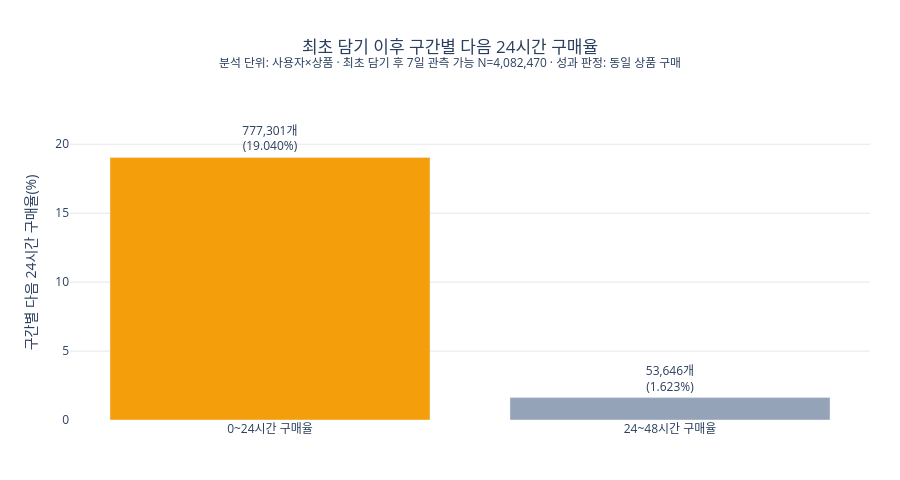

The notebook cell this image was saved under:
### Code cell
rate_chart = first_two_rates.copy()
rate_chart['표시 라벨'] = rate_chart.apply(lambda row:f"{int(row['다음24시간_구매_사용자상품수']):,}개<br>({row['구간별 다음 24시간 구매율(%)']:.3f}%)",axis=1)
fig = go.Figure(go.Bar(
    x=rate_chart['표시 지표'],y=rate_chart['구간별 다음 24시간 구매율(%)'],text=rate_chart['표시 라벨'],textposition='outside',cliponaxis=False,
    marker_color=[COLORS['cart'],COLORS['neutral']],customdata=rate_chart[['구간시작_미구매_사용자상품수']],
    hovertemplate='%{x}<br>구간 시작 미구매 N=%{customdata[0]:,}명<br>다음 24시간 구매율=%{y:.3f}%<extra></extra>',
))
fig.update_layout(
    title=dict(text=f'최초 담기 이후 구간별 다음 24시간 구매율<br><sup>분석 단위: 사용자×상품 · 최초 담기 후 7일 관측 가능 N={first_cart_7day_observable_n:,} · 성과 판정: 동일 상품 구매</sup>',x=0.5),
    xaxis_title=None,yaxis_title='구간별 다음 24시간 구매율(%)',
    # 막대 바깥 레이블 2줄이 잘리지 않도록 축 상단에 여유를 둔다.
    yaxis=dict(gridcolor='#E5E7EB',range=[0,rate_chart['구간별 다음 24시간 구매율(%)'].max()*1.20]),
    paper_bgcolor='white',plot_bgcolor='white',height=480,margin=dict(l=70,r=30,t=105,b=60),
)
fig.show()

### Figure 1 — Plotly figure (JSON) as saved in the notebook; plotly's stock layout.template omitted (floating-point values rounded to 4 significant figures)
{"data": [{"cliponaxis": false, "customdata": [[4082470], [3305169]], "hovertemplate": "%{x}<br>구간 시작 미구매 N=%{customdata[0]:,}명<br>다음 24시간 구매율=%{y:.3f}%<extra></extra>", "marker": {"color": ["#F59E0B", "#94A3B8"]}, "text": ["777,301개<br>(19.040%)", "53,646개<br>(1.623%)"], "textposition": "outside", "type": "bar", "x": ["0~24시간 구매율", "24~48시간 구매율"], "y": [19.04, 1.623]}], "layout": {"height": 480, "margin": {"b": 60, "l": 70, "r": 30, "t": 105}, "paper_bgcolor": "white", "plot_bgcolor": "white", "title": {"text": "최초 담기 이후 구간별 다음 24시간 구매율<br><sup>분석 단위: 사용자×상품 · 최초 담기 후 7일 관측 가능 N=4,082,470 · 성과 판정: 동일 상품 구매</sup>", "x": 0.5}, "xaxis": {"title": {}}, "yaxis": {"gridcolor": "#E5E7EB", "range": [0, 22.85], "title": {"text": "구간별 다음 24시간 구매율(%)"}}}}
